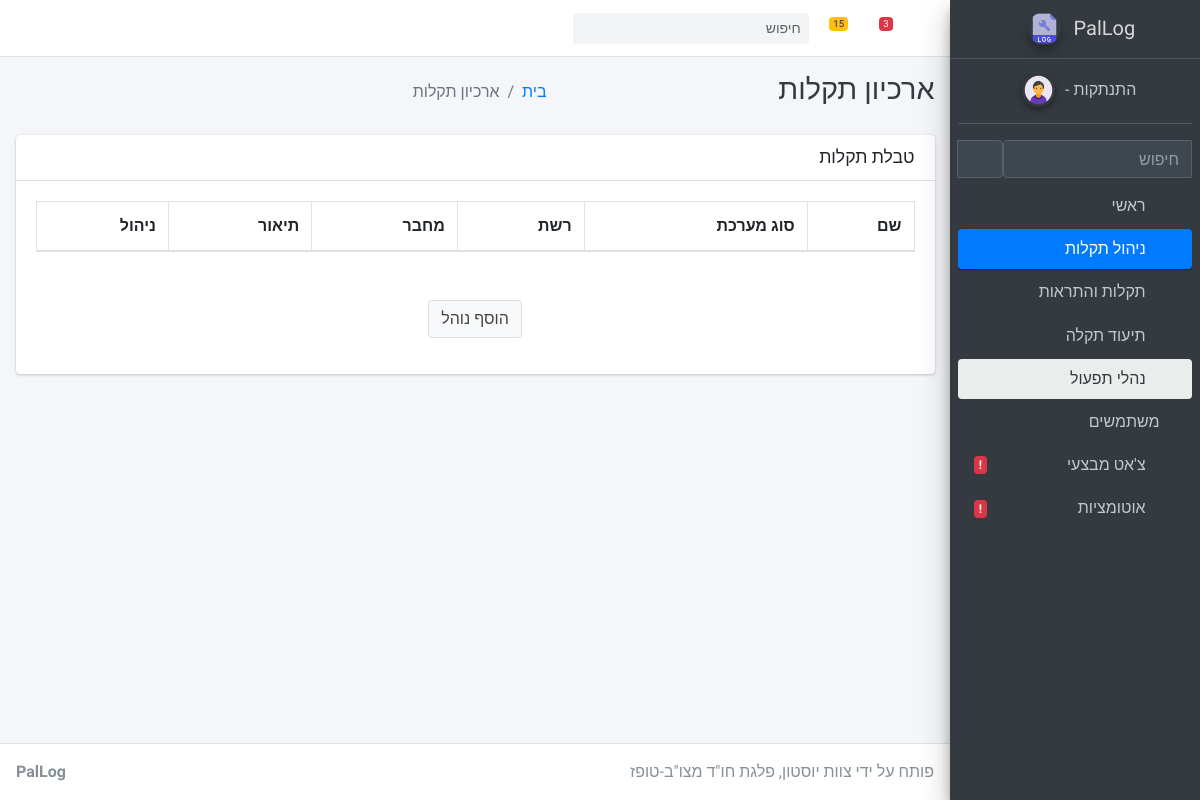
The app's page /management-manuals, older data.
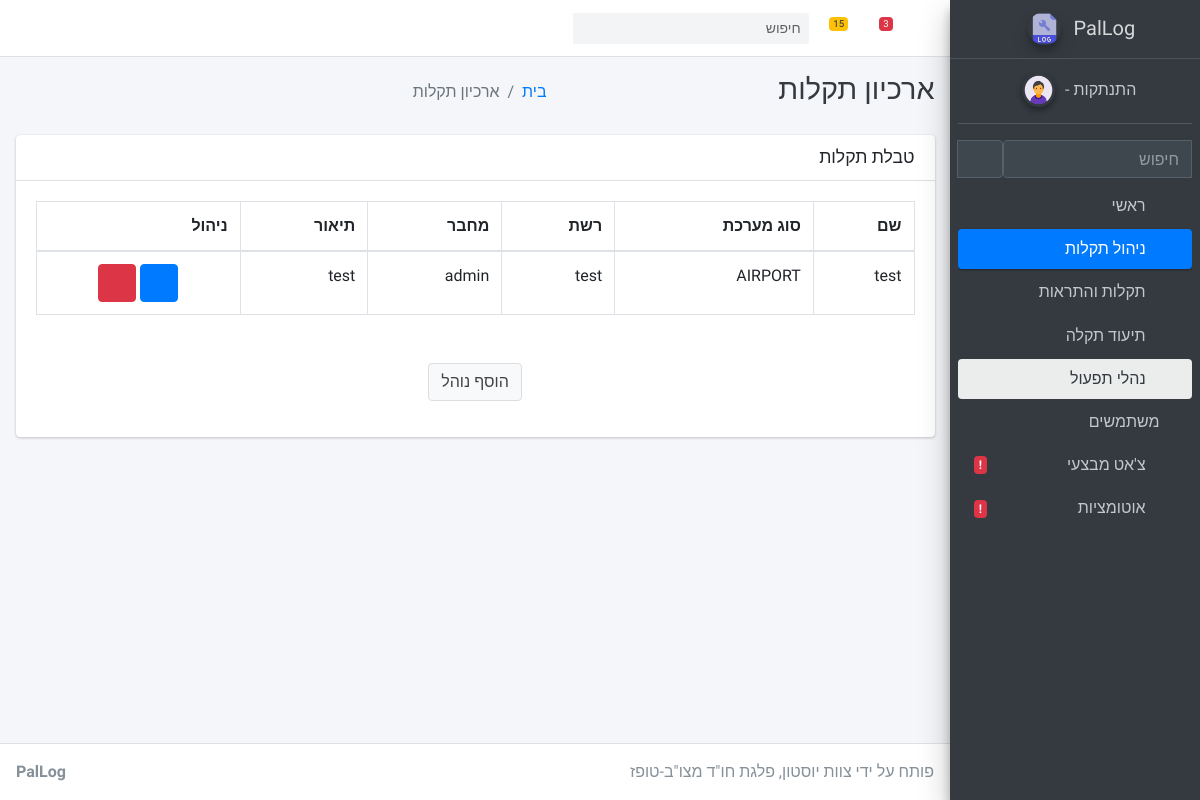
The same page, newer data.
### apps/home/models.py (models this page shows, shortened)
class Manual(models.Model):
    AIRPORT = 'AIRPORT'
    BE = 'BE'
    OTHER = 'OTHER'
    CHOICES_SYSTEM = (
        (AIRPORT, 'AIRPORT'),
        (BE, 'BE'),
        (OTHER, 'OTHER')
    )
    id = models.AutoField(primary_key=True)
    created_by = models.ForeignKey(User, related_name='manuals', on_delete=models.CASCADE)
    system_type = models.CharField(max_length=20, choices=CHOICES_SYSTEM, default=AIRPORT)
    network = models.CharField(max_length=20, default="ALL")
    man_file = models.FileField(upload_to='apps/static/assets/upload-manuals/',null=True, blank=True,
    validators=[FileExtensionValidator(allowed_extensions=['doc','docx','pdf','txt','ppt','pptx'])])
    name = models.CharField(max_length=80, default=man_file.name)
    short_description = models.TextField(blank=True, null=True)
    def filename(self):
        return os.path.basename(self.man_file.name)

### apps/home/views.py (the view, shortened to what this page needs)
# urls.py: path('management-manuals', views.manuals, name='manual'),
def manuals(request):
    context = {'management', 'manuals'}
    manuals = Manual.objects.all()
    manualForm=forms.ManualForm()
    dict={
        'segment' : context,
        'manuals': manuals,
        'manualForm': manualForm
    }
    return render(request,'home/manuals.html', dict)

### apps/home/forms.py
class ManualForm(forms.ModelForm):
    AIRPORT = 'AIRPORT'
    BE = 'BE'
    OTHER = 'OTHER'
    CHOICES_SYSTEM = (
        (AIRPORT, 'AIRPORT'),
        (BE, 'BE'),
        (OTHER, 'OTHER')
    )
    system_type = forms.ChoiceField(choices=CHOICES_SYSTEM)
    network = forms.CharField(max_length=20)
    man_file = forms.FileField()
    class Meta:
       model = Manual
       fields = ['name', 'system_type', 'network', 'short_description', 'man_file']
       widgets = {
           'name': forms.Textarea(attrs={'rows': 1, 'cols': 50}),
           'short_description': forms.Textarea(attrs={'rows': 2, 'cols': 50})
       }

### apps/context_processors.py (called while the page is built)
def cfg_assets_root(request):
    return { 'ASSETS_ROOT' : settings.ASSETS_ROOT }

### apps/templates/home/manuals.html (shortened to what this page needs)
{% extends "layouts/base.html" %}
{% load widget_tweaks %}
{% block body_class %} sidebar-mini layout-fixed layout-navbar-fixed layout-footer-fixed {% endblock body_class %}
{% block stylesheets %}
  <link rel="stylesheet" href="{{ ASSETS_ROOT }}/plugins/fontawesome-free/css/all.min.css">
  <link rel="stylesheet" href="{{ ASSETS_ROOT }}/plugins/datatables-bs4/css/dataTables.bootstrap4.min.css">
  <link rel="stylesheet" href="{{ ASSETS_ROOT }}/css/adminlte.min.css">
{% endblock stylesheets %}
{% block content %}
  <div class="content-wrapper">
    <div class="content-header" style="direction:rtl">
      <div class="container-fluid">
        <div class="row mb-2">
          <div class="col-sm-3">
            <h1 class="m-0 text-dark">ארכיון תקלות</h1>
          </div>
          <div class="col-sm-4">
            <ol class="breadcrumb float-sm-left">
              <li class="breadcrumb-item"><a href="/">בית</a></li>
              <li class="breadcrumb-item active">ארכיון תקלות</li>
            </ol>
          </div>
        </div>
      </div>
    </div>
    <section class="content" style="direction: rtl">
      <div class="container-fluid">
        <div class="row">
          <div class="col-12">
            <div class="card">
              <div class="card-header">
                <h3 class="card-title">טבלת תקלות</h3>
              </div>
              <div class="card-body">
                <table id="table" class="table table-bordered table-hover">
                  <thead>
                    <tr>
                      <th>שם</th>
                      <th>סוג מערכת</th>
                      <th>רשת</th>
                      <th>מחבר</th>
                      <th>תיאור</th>
                      <th>ניהול</th>
                    </tr>
                  </thead>
                  <tbody>
                    {% for m in manuals %}
                    <tr>
                      <td>{{m.name}}</td>
                      <td>{{m.system_type}}</td>
                      <td>{{m.network}}</td>
                      <td>{{m.created_by}}</td>
                      <td>{{m.short_description}}</td>
                      <td class="text-center">
                        <a class="btn btn-primary" href="{{ ASSETS_ROOT }}/upload-manuals/{{m.filename}}" download="{{m.name}}">
                          <i class="fas fa-file-download"></i>
                        </a>
                        <a class="btn btn-danger" href="{% url 'manual-del' m.id  %}">
                          <i class="fas fa-trash"></i>
                        </a>
                      </td>
                    </tr>
                    {% endfor %}
                  </tbody>
                </table>
                <div class="text-center mt-5 mb-3">
                  <button type="button" class="btn btn-default" data-toggle="modal" data-target="#modal-default">
                    הוסף נוהל
                  </button>
                </div>
              </div>
            </div>
          </div>
        </div>
      </div>
    </section>
  </div>
{% endblock content %}

Row changes from the older to the newer data that the page shows:
added Manual: name "test", system_type "AIRPORT", network "test", created_by "admin", short_description "test"
